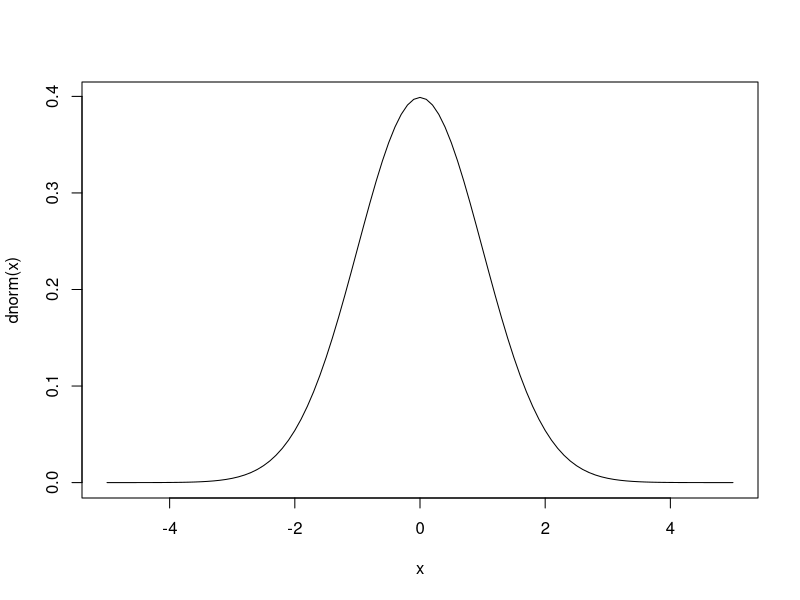
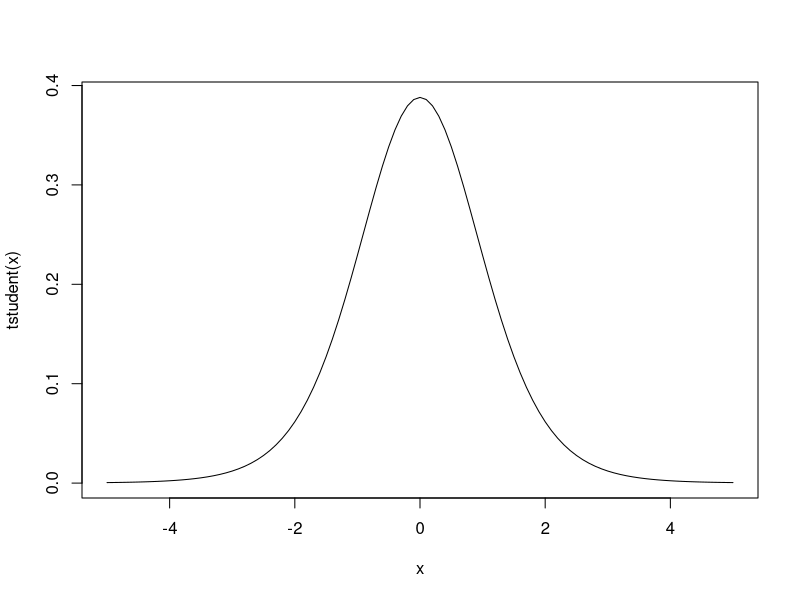

These figures' R source, in order:
# Intervalo para mu (asumiendo sigma conocido)
# Ejemplo 1:
n <- 450
xbarra <- 900000


confianza <- 0.94
error <- 1 - confianza
z <- qnorm(1 - error / 2)

900000 - z * 200000 / sqrt(450)
900000 + z * 200000 / sqrt(450)

# Interpretación:  
# Ejemplo 2

confianza <- 0.98
alpha <- 1- confianza
qnorm(1 - alpha / 2)
(qnorm(0.99)^2) * (200000 / 50000) ^2


qnorm(1 - alpha / 2)^2 * (200000/10000)^2


qnorm(0.975)
qt(0.975, 9)
qt(0.975, 399)
qt(0.975, 999)
qt(0.975, 4999)

tstudent <- function(x) dt(x, 9)
curve(dnorm, xlim = c(-5,5))
curve(tstudent, xlim = c(-5,5))
